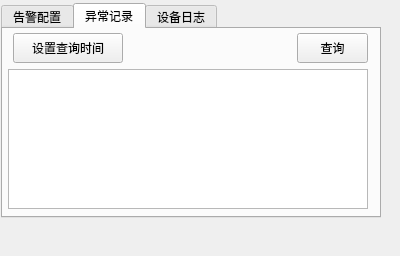
<?xml version="1.0" encoding="UTF-8"?>
<ui version="4.0">
 <class>alarmLog_widget</class>
 <widget class="QWidget" name="alarmLog_widget">
  <property name="geometry">
   <rect>
    <x>0</x>
    <y>0</y>
    <width>400</width>
    <height>256</height>
   </rect>
  </property>
  <property name="windowTitle">
   <string>Form</string>
  </property>
  <widget class="QTabWidget" name="tabWidget">
   <property name="geometry">
    <rect>
     <x>1</x>
     <y>3</y>
     <width>380</width>
     <height>215</height>
    </rect>
   </property>
   <property name="focusPolicy">
    <enum>Qt::NoFocus</enum>
   </property>
   <property name="styleSheet">
    <string notr="true">QWidget:focus {
    outline: none;
}</string>
   </property>
   <property name="currentIndex">
    <number>1</number>
   </property>
   <widget class="QWidget" name="tab_3">
    <attribute name="title">
     <string>告警配置</string>
    </attribute>
    <widget class="QComboBox" name="comboBox">
     <property name="geometry">
      <rect>
       <x>30</x>
       <y>20</y>
       <width>101</width>
       <height>31</height>
      </rect>
     </property>
     <property name="font">
      <font>
       <family>宋体</family>
       <pointsize>10</pointsize>
      </font>
     </property>
     <property name="focusPolicy">
      <enum>Qt::NoFocus</enum>
     </property>
     <item>
      <property name="text">
       <string>水位</string>
      </property>
     </item>
     <item>
      <property name="text">
       <string>流量</string>
      </property>
     </item>
     <item>
      <property name="text">
       <string>雨量</string>
      </property>
     </item>
     <item>
      <property name="text">
       <string>流速</string>
      </property>
     </item>
    </widget>
    <widget class="QPushButton" name="pushButton">
     <property name="geometry">
      <rect>
       <x>260</x>
       <y>150</y>
       <width>93</width>
       <height>28</height>
      </rect>
     </property>
     <property name="focusPolicy">
      <enum>Qt::NoFocus</enum>
     </property>
     <property name="text">
      <string>保存参数</string>
     </property>
    </widget>
    <widget class="QLabel" name="label">
     <property name="geometry">
      <rect>
       <x>30</x>
       <y>70</y>
       <width>51</width>
       <height>16</height>
      </rect>
     </property>
     <property name="text">
      <string>上限：</string>
     </property>
    </widget>
    <widget class="QLabel" name="label_2">
     <property name="geometry">
      <rect>
       <x>30</x>
       <y>100</y>
       <width>51</width>
       <height>16</height>
      </rect>
     </property>
     <property name="text">
      <string>下限：</string>
     </property>
    </widget>
    <widget class="QLineEdit" name="lineEdit_upLimit">
     <property name="geometry">
      <rect>
       <x>90</x>
       <y>70</y>
       <width>71</width>
       <height>21</height>
      </rect>
     </property>
    </widget>
    <widget class="QLineEdit" name="lineEdit_downLimit">
     <property name="geometry">
      <rect>
       <x>90</x>
       <y>100</y>
       <width>71</width>
       <height>21</height>
      </rect>
     </property>
    </widget>
   </widget>
   <widget class="QWidget" name="tab">
    <attribute name="title">
     <string>异常记录</string>
    </attribute>
    <widget class="QLabel" name="label_time">
     <property name="geometry">
      <rect>
       <x>130</x>
       <y>7</y>
       <width>111</width>
       <height>25</height>
      </rect>
     </property>
     <property name="font">
      <font>
       <family>Times New Roman</family>
       <pointsize>9</pointsize>
      </font>
     </property>
     <property name="text">
      <string/>
     </property>
    </widget>
    <widget class="QPushButton" name="tab_button_timestart">
     <property name="geometry">
      <rect>
       <x>10</x>
       <y>4</y>
       <width>110</width>
       <height>30</height>
      </rect>
     </property>
     <property name="focusPolicy">
      <enum>Qt::NoFocus</enum>
     </property>
     <property name="text">
      <string>设置查询时间</string>
     </property>
    </widget>
    <widget class="QPushButton" name="tab_button_determine">
     <property name="geometry">
      <rect>
       <x>294</x>
       <y>4</y>
       <width>71</width>
       <height>30</height>
      </rect>
     </property>
     <property name="focusPolicy">
      <enum>Qt::NoFocus</enum>
     </property>
     <property name="text">
      <string>查询</string>
     </property>
    </widget>
    <widget class="QTableView" name="tableView_data">
     <property name="geometry">
      <rect>
       <x>5</x>
       <y>40</y>
       <width>360</width>
       <height>140</height>
      </rect>
     </property>
     <property name="font">
      <font>
       <family>Times New Roman</family>
       <pointsize>9</pointsize>
      </font>
     </property>
    </widget>
   </widget>
   <widget class="QWidget" name="tab_2">
    <attribute name="title">
     <string>设备日志</string>
    </attribute>
    <widget class="QPushButton" name="pushButton_log">
     <property name="geometry">
      <rect>
       <x>270</x>
       <y>7</y>
       <width>93</width>
       <height>28</height>
      </rect>
     </property>
     <property name="focusPolicy">
      <enum>Qt::NoFocus</enum>
     </property>
     <property name="text">
      <string>显示日志</string>
     </property>
    </widget>
    <widget class="QPlainTextEdit" name="plainTextEdit">
     <property name="geometry">
      <rect>
       <x>0</x>
       <y>40</y>
       <width>371</width>
       <height>141</height>
      </rect>
     </property>
     <property name="font">
      <font>
       <family>宋体</family>
       <pointsize>6</pointsize>
      </font>
     </property>
    </widget>
    <widget class="QPushButton" name="pushButton_log_clear">
     <property name="geometry">
      <rect>
       <x>10</x>
       <y>7</y>
       <width>93</width>
       <height>28</height>
      </rect>
     </property>
     <property name="focusPolicy">
      <enum>Qt::NoFocus</enum>
     </property>
     <property name="text">
      <string>清除日志</string>
     </property>
    </widget>
   </widget>
  </widget>
 </widget>
 <resources/>
 <connections/>
</ui>
